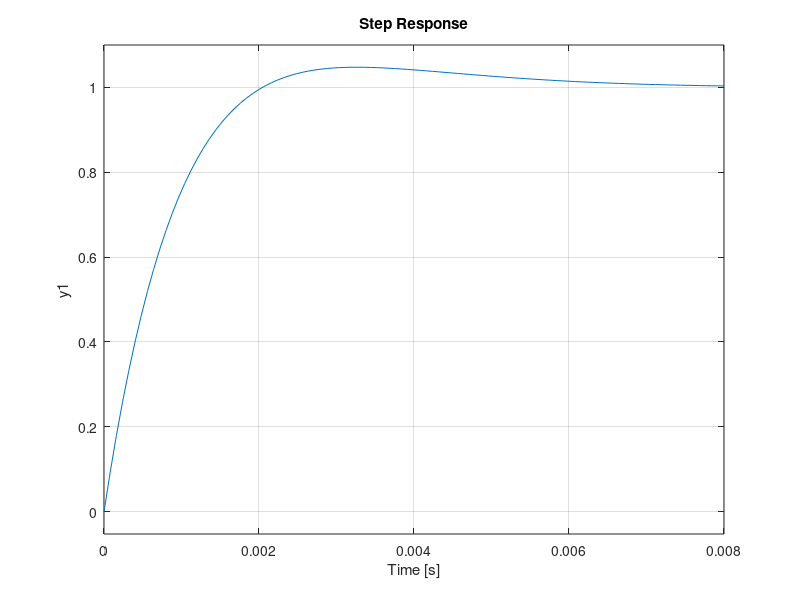

Source code (MATLAB):
s=tf('s');
G=4500/(s*(s+361.2));
%se quiere que ess <= 0.000433 para rampa, tr <= 0.005 para step
%tss <= 0.005 para step, overshoot <= 5% para step
step(G)
hold on
t=feedback(G,1);
step(t)
C=157.58+0.27*s;%controlador pd hallado
t1=feedback(C*G,1);
step(t1)
%al modificar E y wn se llego que kp=0.27 y kd=157.58
%debido a que el %os daba 13.7% se debe llegar al 5% o
%lo mas cerca posible de 5